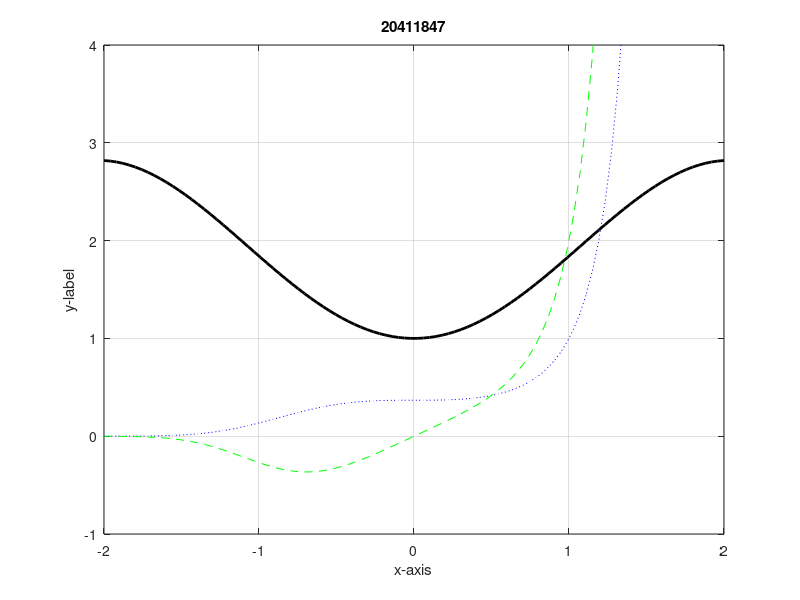

Reproduce this figure in MATLAB.
%this script will create some functions
x=linspace(-2,2);
y=exp(x.^3-1);
z=2*x.*y;
w=x.*sin(x)+1;
plot(x,y,':b',x,z,'--g',x,w,'-k','linewidth',2)
ylim([-1,4])
xlim([-2,2])
xlabel('x-axis')
ylabel('y-label')
title('20411847')
grid on 
